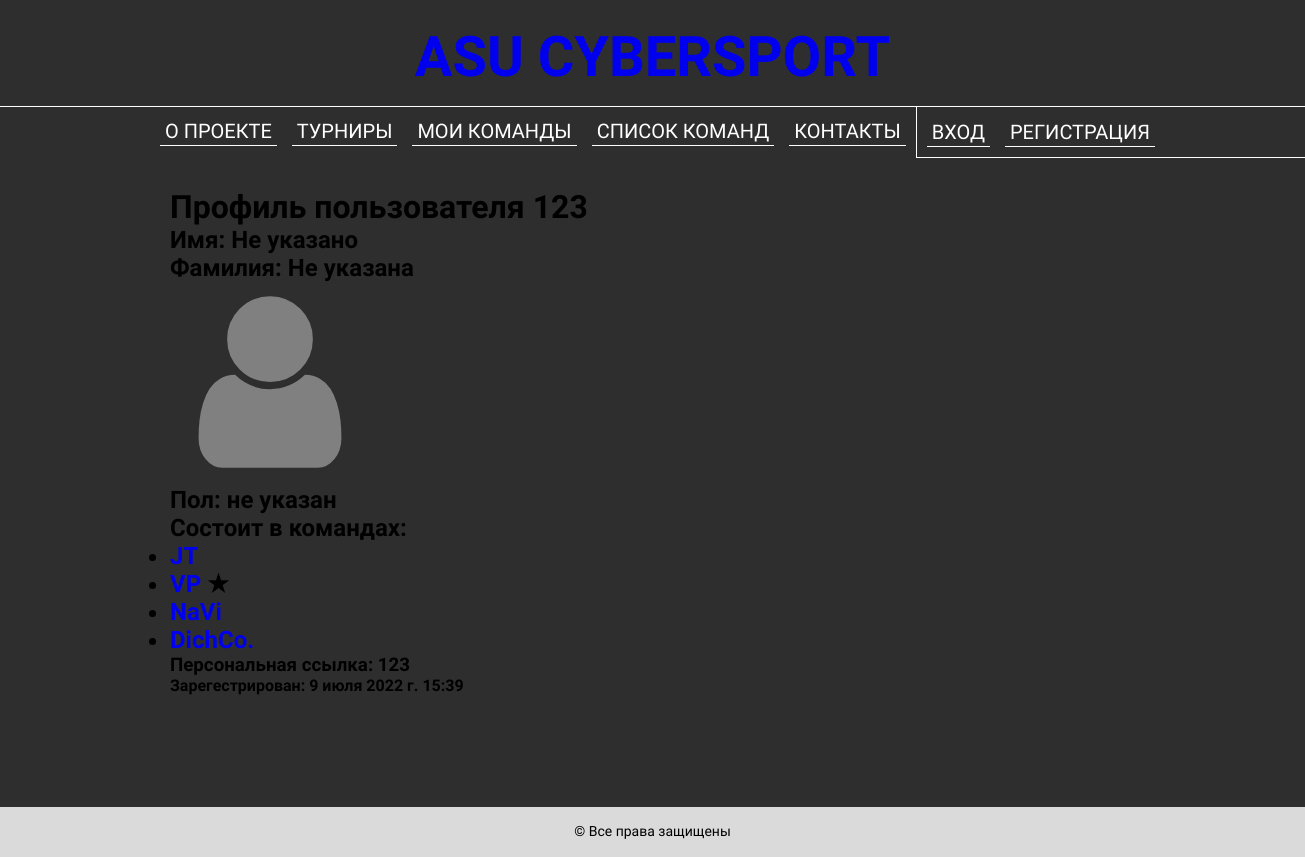
The page /users/123/ on the database its author committed.
### cs/models.py (models this page shows, shortened)
class User(AbstractUser):
    def get_upload_path(self, filename):
        return f"photos/users/{self.slug}/{filename}"
    SEX_CHOICES = (
        ('М', 'Мужской '),
        ('Ж', 'Женский'),
    )
    patronymic = models.CharField(max_length=30, blank=True, verbose_name="Отчество")
    sex = models.CharField(max_length=1, choices=SEX_CHOICES, verbose_name="Пол")
    bio = models.TextField(max_length=700, blank=True, verbose_name="Доп. информация")
    phone = models.CharField(max_length=11, blank=True, null=True, unique=True, verbose_name="Телефон")
    stud_num = models.IntegerField(verbose_name="Номер студ. билета", blank=True, null=True)
    is_verified = models.BooleanField(default=False, verbose_name="Подтверждён")
    slug = models.SlugField(unique=True, verbose_name="URL")
    photo = models.ImageField(upload_to=get_upload_path, default="photos/users/default.svg", verbose_name="Фото")
    class Meta:
        verbose_name = "Пользователь"
        verbose_name_plural = "Пользователи"

class Team(models.Model):
    def get_upload_path(self, filename):
        return f"photos/teams/{self.slug}/{filename}"
    users = models.ManyToManyField(User, related_name='teams', verbose_name="Игроки")
    short_name = models.CharField(max_length=10, unique=True, verbose_name="Короткое название")
    long_name = models.CharField(max_length=150, unique=True, verbose_name="Полное название")
    creator = models.ForeignKey(User, on_delete=models.CASCADE, verbose_name="Создатель")
    slug = models.SlugField(unique=True, verbose_name="URL")
    photo = models.ImageField(upload_to=get_upload_path, verbose_name="Фото",
                              default="photos/teams/default_team_logo.png")
    time_create = models.DateTimeField(auto_now_add=True, verbose_name="Время создания")
    bio = models.TextField(max_length="700", blank=True, verbose_name="Доп. информация")
    tours_1_place = models.ManyToManyField(Tournament, related_name="teams_1_place", blank=True)
    tours_2_place = models.ManyToManyField(Tournament, related_name="teams_2_place", blank=True)
    tours_3_place = models.ManyToManyField(Tournament, related_name="teams_3_place", blank=True)
    def __str__(self):
        return self.short_name
    def get_absolute_url(self):
        return reverse_lazy('team_info', kwargs={"slug": self.slug,})
    class Meta:
        verbose_name = "Команда"
        verbose_name_plural = "Команды"
        ordering = ['-time_create', 'short_name', 'long_name', 'creator']

### cs/views.py (the view)
# urls.py: path('users/<slug:slug>/', UserInfo.as_view(), name='user_info'),
class UserInfo(DataMixin, DetailView):
    model = User
    template_name = 'cs/user_info.html'
    context_object_name = 'user_info'
    def get_context_data(self, *, object_list=None, **kwargs):
        context = super().get_context_data(**kwargs) | self.get_user_context(title='Мои команды')
        return context

### cs/utils.py (called while the page is built)
    def get_user_context(self, **kwargs):
        context = kwargs
        context['menu'] = menu
        context['site_name'] = site_name
        context['login_menu'] = login_menu
        return context

### cs/templates/cs/user_info.html (shortened to what this page needs)
{% extends 'cs/base.html' %}
{% block content %}
    <h1>Профиль пользователя {{ user_info.username }}</h1>
    <h2> Имя: {{ user_info.first_name|default:"Не указано" }}</h2>
    <h2> Фамилия: {{ user_info.last_name|default:"Не указана" }}</h2>
    {% if user_info.photo %} <img src="{{ user_info.photo.url }}" width="200px" height="200px"> {% endif %}
    <h2> Пол: {% if user_info.sex %} {% if user_info.sex == "М" %} мужской {% else %} женский {% endif %} {% else %} не указан {% endif %}</h2>
    {% if user_info.teams.count > 0 %}
        {% if user.teams.count == 1 %}
            <h2>Состоит в команде: <a href="{{ user_info.teams.first.get_absolute_url }}">{{ user_info.teams.first }}</a>
            {% if user_info.teams.first.creator == user_info %} ★ {% endif %}</h2>
        {% else %}
            <h2>Состоит в командах:
                <ul>
                {% for team in user_info.teams.all %}
                <li><a href="{{ team.get_absolute_url }}">{{ team }}</a>
                    {% if team.creator == user_info %} ★ {% endif %}</li>
                {% endfor %}
                </ul>
            </h2>
        {% endif %}
    {% endif %}
    <h3>Персональная ссылка: {{ user_info.slug }}</h3>
    <h4>Зарегестрирован: {{ user_info.date_joined }}</h4>
{% endblock content%}

### cs/templates/cs/base.html (shortened to what this page needs)
{% load static %}
<!DOCTYPE html>
<html lang="en">
<head>
    <link type="text/css" href="{% static 'cs/css/styles.css' %}" rel="stylesheet" />
</head>
<body bgcolor="white">
<div class ="page_without_footer">
<div class="header"> <h1 align="center"><a href="{% url 'main' %}"> {{ site_name }} </a></h1> </div>
{% block menu %}
<nav class="navbar">
<ul class="menu">
{% for m in menu %}
    <li><a href="{% url m.url_name %}">{{ m.title }}</a></li>
{% endfor %}
</ul>
<ul class="register">
{% if user.is_authenticated %}
    <li class="register"><a href = "{{ user.get_absolute_url }}"> {{ user }} </a></li>
    <li class="register"><a href = "{% url 'logout' %}"> Выход </a></li>
{% else %}
    {% for l in login_menu %}
        <li class="register"><a href = "{% url l.url_name %}">{{ l.title }}</a></li>
    {% endfor %}
{% endif %}
</ul>
</nav>
{% endblock menu %}
<div class="content">
{% block content %}{% endblock content %}
</div>
</div>
{% block footer %}
<br><br><br>
<div class="footer">
    <p> &copy; Все права защищены </p>
</div>
{% endblock footer %}
</body>
</html>

### cs/static/cs/css/styles.css (style rules this page uses)
* { margin: 0; padding: 0; }
html, body { height: 100%; background-color: #2E2E2E; font-family: 'Poiret One', sans-serif; }
.header { font-size: 28px; padding-top: 24px; padding-bottom: 16px; border-bottom: 1px solid white; margin-bottom: -1px; }
.header a { animation-name: header_anim; animation-duration: 20s; animation-timing-function: linear; animation-iteration-count: infinite; text-transform: uppercase; }
.footer { width: 100%; height: 50px; padding-top: 16px; text-align: center; font-size: 14px; background-color: #DADADA; margin-top: -50px; box-sizing: border-box; }
.page_without_footer { min-height: 100%; padding-bottom: 50px; box-sizing: border-box; }
a { text-decoration: none; }
ul.menu { padding-left: 150px; height: 50px; list-style: none; text-align: left; font-size: 20px; white-space: nowrap; text-transform: uppercase; }
ul.menu li { display: inline; }
ul.menu li a { padding-right: 5px; padding-left: 5px; padding-top: 5px; padding-bottom: 2px; color: white; display: inline; text-align: center; line-height: 50px; height: 50px; margin-left: 10px; border-bottom: 1px solid white; }
ul.menu, ul.register { display: inline-block; }
ul.register { border: 1px solid white; border-right: 0px; height: 50px; list-style: none; text-align: right; font-size: 20px; white-space: nowrap; text-transform: uppercase; padding-right: 150px; }
ul.register li { display: inline-block; }
ul.register li a { padding-right: 5px; padding-left: 5px; padding-top: 5px; padding-bottom: 2px; color: white; display: inline; text-align: center; line-height: 50px; height: 50px; margin-left: 10px; border-bottom: 1px solid white; }
nav.navbar { display: flex; justify-content: space-between; //padding-left: 150px; //padding-right: 150px; margin-bottom: 30px; }
.content { padding-left: 170px; padding-right: 170px; }

### rows shown on the page
User: username "123", first_name "Не указано", last_name "Не указана", photo (placeholder picture), slug "123", date_joined "9 июля 2022 г. 15:39"

### other values the page prints
{{ m.title }} "О ПРОЕКТЕ" "ТУРНИРЫ" "МОИ КОМАНДЫ" "СПИСОК КОМАНД" "КОНТАКТЫ"
{{ l.title }} "ВХОД" "РЕГИСТРАЦИЯ"
